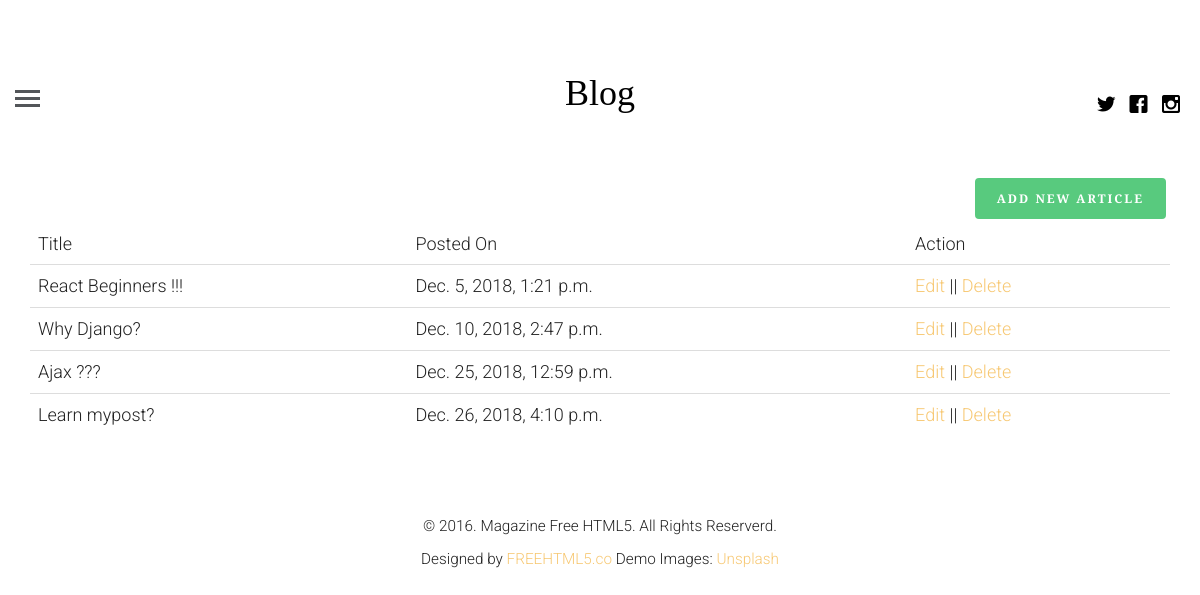
The page /user (signed in) on the database its author committed.
### BlogApp/models.py (models this page shows, shortened)
class article(models.Model):
    article_author = models.ForeignKey(author, on_delete=models.CASCADE)
    title = models.CharField(max_length=200)
    body = RichTextUploadingField()
    image = models.FileField()
    publish_date = models.DateTimeField(auto_now=False, auto_now_add=True)
    update_date = models.DateTimeField(auto_now=True, auto_now_add=False)
    category = models.ForeignKey(category, on_delete=models.CASCADE)

### BlogApp/views.py (the view, shortened to what this page needs)
# urls.py: path('user', views.userView, name="user"),
def userView(request):
    if request.user.is_authenticated:
        profile = get_object_or_404(User, id=request.user.id)
        author_profile = author.objects.filter(name=profile.id)
        if author_profile:
            authorUser = get_object_or_404(author,name=request.user.id)
            post = article.objects.filter(article_author=authorUser.id)
            return render(request,'user.html',{'post':post, 'profile':authorUser})
    else:
        return redirect('login')

### templates/user.html (shortened to what this page needs)
{% extends 'base.html' %}
{% load static %}
{% block content %}
  <div class="container">
      <a href="{% url 'create' %}" class="btn btn-success pull pull-right">Add New Article</a>
    <table class="table table-hover">
        <thead>
            <tr>
                <td>Title</td>
                <td>Posted On</td>
                <td>Action</td>
            </tr>
        </thead>
        <tbody>
            {% for p in post %}
            <tr>
                <td>{{ p.title }}</td>
                <td>{{ p.publish_date }}</td>
                <td><a href="{% url 'update' id=p.id %}">Edit</a> || <a href="{% url 'delete' id=p.id %}">Delete</a></td>
            </tr>
            {% endfor %}
        </tbody>
    </table>
  </div>
{% endblock %}

### BlogApp/static/css/style.css (style rules this page uses)
html { background: #fff; }
body { font-family: "Roboto", arial, sans-serif; font-size: 18px; font-weight: 300; line-height: 1.8; color: #222; background: #fff; }
a { color: #f7c873; -webkit-transition: 0.5s; -o-transition: 0.5s; transition: 0.5s; }
.btn { margin-right: 4px; margin-bottom: 4px; font-family: "Playfair Display", times, serif; font-size: 12px; letter-spacing: 2px; text-transform: uppercase; font-weight: 700; -webkit-border-radius: 4px; -moz-border-radius: 4px; -ms-border-radius: 4px; border-radius: 4px; -webkit-transition: 0.5s; -o-transition: 0.5s; transition: 0.5s; }
.btn-success { background: #58ca7e; color: #fff; border: 2px solid #58ca7e; }

### rows shown on the page
article: title "React Beginners !!!", publish_date "Dec. 5, 2018, 1:21 p.m."
article: title "Why Django?", publish_date "Dec. 10, 2018, 2:47 p.m."
article: title "Ajax ???", publish_date "Dec. 25, 2018, 12:59 p.m."
article: title "Learn mypost?", publish_date "Dec. 26, 2018, 4:10 p.m."
